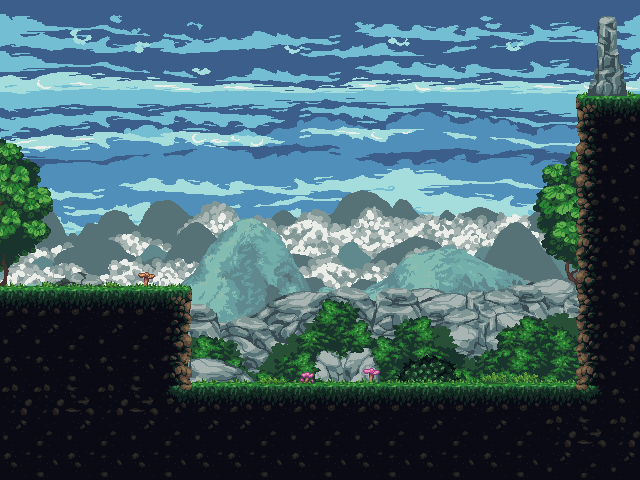

This game map was drawn from its Tiled (.tmx) file and the tilesets committed beside it. A one-line description and the trimmed map source follow:
An orthogonal 20x15 tile map with 32x32 px tiles, 8 tile layers (B1, B2, B3, B4, ...), 6 tilesets.

<map version="1.9" tiledversion="1.9.2" orientation="orthogonal" renderorder="right-down" width="20" height="15" tilewidth="32" tileheight="32" infinite="0" nextlayerid="9" nextobjectid="1">
 <tileset firstgid="1" source="../../Tilesets/Plains Level/background_day1.tsx" />
 <tileset firstgid="301" source="../../Tilesets/Plains Level/background_day2.tsx" />
 <tileset firstgid="601" source="../../Tilesets/Plains Level/background_day3.tsx" />
 <tileset firstgid="901" source="../../Tilesets/Plains Level/background_day4C.tsx" />
 <tileset firstgid="1201" source="../../Tilesets/Plains Level/MainLevBuild.tsx" />
 <tileset firstgid="2513" source="../../Tilesets/Plains Level/Decoratives.tsx" />
 <layer id="1" name="B1" width="20" height="15">
  <data>[300 cells, 300 non-empty, 300 distinct tile ids]</data>
 </layer>
 <layer id="2" name="B2" width="20" height="15">
  <data>[300 cells, 300 non-empty, 300 distinct tile ids]</data>
 </layer>
 <layer id="3" name="B3" width="20" height="15">
  <data>[300 cells, 300 non-empty, 300 distinct tile ids]</data>
 </layer>
 <layer id="4" name="B4" width="20" height="15">
  <data>[300 cells, 300 non-empty, 300 distinct tile ids]</data>
 </layer>
 <layer id="5" name="BG" width="20" height="15">
  <data>[300 cells, 26 non-empty, 26 distinct tile ids]</data>
 </layer>
 <layer id="6" name="D" width="20" height="15">
  <data>[300 cells, 4 non-empty, 4 distinct tile ids]</data>
 </layer>
 <layer id="7" name="G" width="20" height="15">
  <data>[300 cells, 116 non-empty, 26 distinct tile ids]</data>
 </layer>
 <layer id="8" name="FG" width="20" height="15">
  <data>[300 cells, 10 non-empty, 10 distinct tile ids]</data>
 </layer>
</map>
